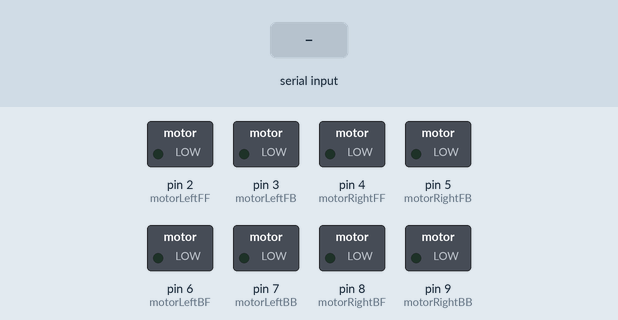
A sketch run on a simulated Arduino Uno, built with avr-gcc and run on an emulated ATmega328P. Shown: switched loads named in the sketch (green lamp = pin HIGH). The inputs (shaded band) are chosen by the test bench.

Above: at 1.2 s.
1.3 s: "F" received over Serial
At 2.3 s:
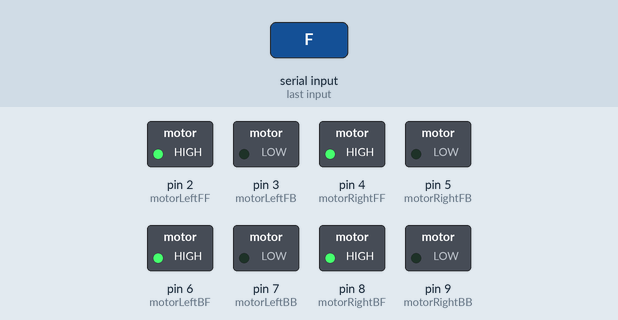
2.8 s: "B" received over Serial
At 3.5 s:
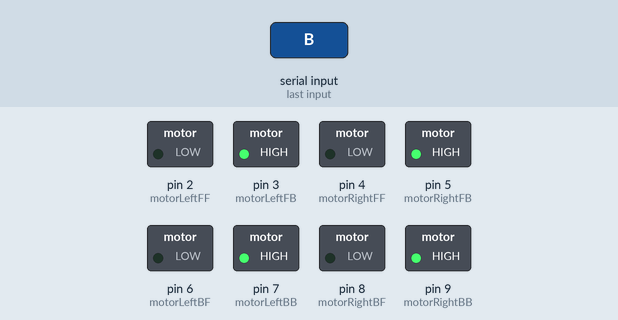
4.3 s: "R" received over Serial
At 4.6 s:
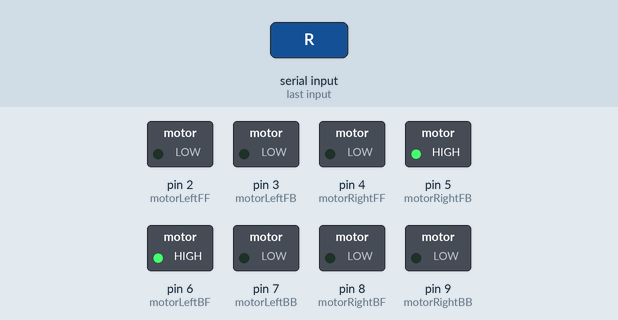
5.8 s: "L" received over Serial
At 7.0 s:
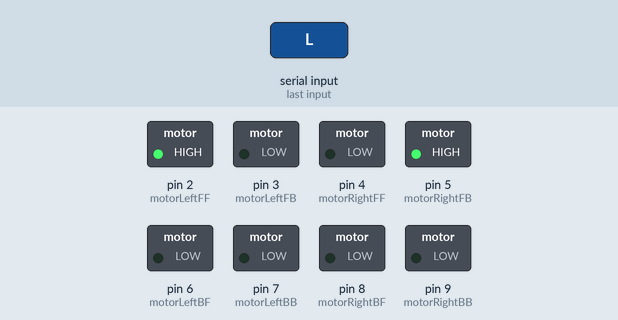
7.3 s: "1" received over Serial
At 8.1 s:
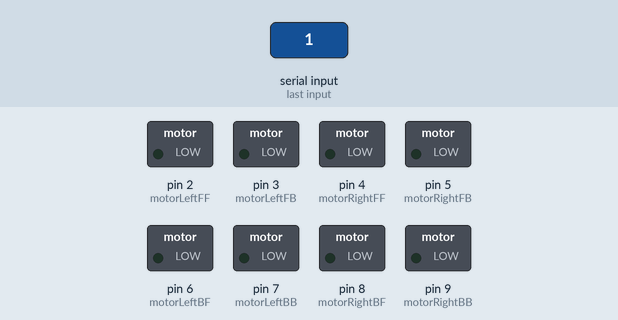
Timing chart, 0 to 9.8 s (numbered marks = the images above; inputs shaded):
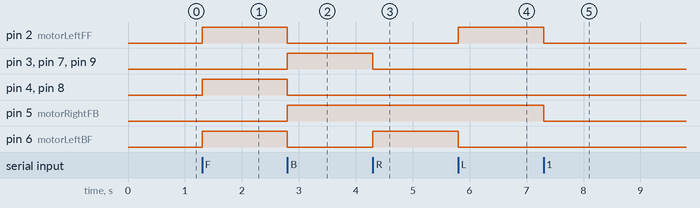

The sketch:

code.ino
```cpp
/* Bluetooth Control Car */

char data;

// === Right Motor Pins ===
#define motorRightFF 4
#define motorRightFB 5
#define motorRightBF 8
#define motorRightBB 9

// === Left Motor Pins ===
#define motorLeftFF 2
#define motorLeftFB 3
#define motorLeftBF 6
#define motorLeftBB 7

void setup()
{
    Serial.begin(9600);

    pinMode(motorRightFF, OUTPUT);
    pinMode(motorRightFB, OUTPUT);
    pinMode(motorRightBF, OUTPUT);
    pinMode(motorRightBB, OUTPUT);
    pinMode(motorLeftFF, OUTPUT);
    pinMode(motorLeftFB, OUTPUT);
    pinMode(motorLeftBF, OUTPUT);
    pinMode(motorLeftBB, OUTPUT);
}

void control()
{
    if (Serial.available() > 0)
    {
        data = Serial.read();   // read the command

        switch (data)
        {
            case 'F':   // Forward
                digitalWrite(motorRightFF, HIGH);
                digitalWrite(motorRightFB, LOW);
                digitalWrite(motorRightBF, HIGH);
                digitalWrite(motorRightBB, LOW);
                digitalWrite(motorLeftFF, HIGH);
                digitalWrite(motorLeftFB, LOW);
                digitalWrite(motorLeftBF, HIGH);
                digitalWrite(motorLeftBB, LOW);
                break;

            case 'B':   // Backward
                digitalWrite(motorRightFF, LOW);
                digitalWrite(motorRightFB, HIGH);
                digitalWrite(motorRightBF, LOW);
                digitalWrite(motorRightBB, HIGH);
                digitalWrite(motorLeftFF, LOW);
                digitalWrite(motorLeftFB, HIGH);
                digitalWrite(motorLeftBF, LOW);
                digitalWrite(motorLeftBB, HIGH);
                break;

            case 'R':   // Right turn
                digitalWrite(motorRightFF, LOW);
                digitalWrite(motorRightFB, HIGH);
                digitalWrite(motorRightBF, LOW);
                digitalWrite(motorRightBB, LOW);
                digitalWrite(motorLeftFF, LOW);
                digitalWrite(motorLeftFB, LOW);
                digitalWrite(motorLeftBF, HIGH);
                digitalWrite(motorLeftBB, LOW);
                break;

            case 'L':   // Left turn
                digitalWrite(motorRightFF, LOW);
                digitalWrite(motorRightFB, HIGH);
                digitalWrite(motorRightBF, LOW);
                digitalWrite(motorRightBB, LOW);
                digitalWrite(motorLeftFF, HIGH);
                digitalWrite(motorLeftFB, LOW);
                digitalWrite(motorLeftBF, LOW);
                digitalWrite(motorLeftBB, LOW);
                break;

            default:    // Stop
                digitalWrite(motorRightFF, LOW);
                digitalWrite(motorRightFB, LOW);
                digitalWrite(motorRightBF, LOW);
                digitalWrite(motorRightBB, LOW);
                digitalWrite(motorLeftFF, LOW);
                digitalWrite(motorLeftFB, LOW);
                digitalWrite(motorLeftBF, LOW);
                digitalWrite(motorLeftBB, LOW);
                break;
        }
    }
}

void loop()
{
    control();
}
```

Measured:
- after the input at 1.3 s, pin 2 (motorLeftFF), pin 4 (motorRightFF), pin 6 (motorLeftBF), pin 8 (motorRightBF): LOW → HIGH at once
- after the input at 2.8 s, pin 2 (motorLeftFF), pin 4 (motorRightFF), pin 6 (motorLeftBF), pin 8 (motorRightBF): HIGH → LOW at once; pin 3 (motorLeftFB), pin 5 (motorRightFB), pin 7 (motorLeftBB), pin 9 (motorRightBB): LOW → HIGH at once
- after the input at 4.3 s, pin 3 (motorLeftFB), pin 7 (motorLeftBB), pin 9 (motorRightBB): HIGH → LOW at once; pin 6 (motorLeftBF): LOW → HIGH at once
- after the input at 5.8 s, pin 2 (motorLeftFF): LOW → HIGH at once; pin 6 (motorLeftBF): HIGH → LOW at once
- after the input at 7.3 s, pin 2 (motorLeftFF), pin 5 (motorRightFB): HIGH → LOW at once
